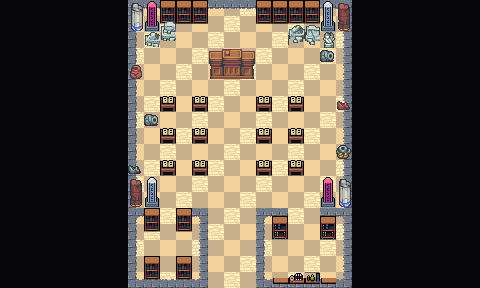

This game map was drawn from its Tiled (.tmx) file and the tilesets committed beside it. A one-line description and the trimmed map source follow:
An orthogonal 30x18 tile map with 16x16 px tiles, 4 tile layers (Collision, Background, Ground and Walls, Clutter), 3 tilesets and 34 objects.

<map version="1.10" tiledversion="1.11.2" orientation="orthogonal" renderorder="right-down" width="30" height="18" tilewidth="16" tileheight="16" infinite="0" nextlayerid="7" nextobjectid="92">
 <editorsettings>
  <export target="wastetown..tmx" format="tmx" />
 </editorsettings>
 <properties>
  <property name="dungeonEffect" value="{&quot;startBattleWithCard&quot;: [ &quot;Lorehold Excavation&quot; ]}" />
 </properties>
 <tileset firstgid="1" source="../../../../common/maps/tileset/main.tsx" />
 <tileset firstgid="10113" source="../../../../common/maps/tileset/buildings.tsx" />
 <tileset firstgid="11905" source="../../../../common/maps/tileset/dungeon/dungeon_bis.tsx" />
 <layer id="6" name="Collision" width="30" height="18">
  <data>[540 cells, 252 non-empty, 12 distinct tile ids]</data>
 </layer>
 <layer id="1" name="Background" width="30" height="18">
  <data>[540 cells, 539 non-empty, 5 distinct tile ids]</data>
 </layer>
 <layer id="2" name="Ground and Walls" width="30" height="18">
  <data>[540 cells, 95 non-empty, 22 distinct tile ids]</data>
 </layer>
 <layer id="3" name="Clutter" width="30" height="18">
  <properties>
   <property name="spriteLayer" type="bool" value="true" />
  </properties>
  <data>[540 cells, 116 non-empty, 39 distinct tile ids]</data>
 </layer>
 <objectgroup id="4" name="Objects">
  <object id="38" template="../../../../common/maps/obj/entry_up.tx" x="207.09" y="288.3" width="51" height="16">
   <properties>
    <property name="teleport" value="" />
   </properties>
  </object>
  <object id="50" template="../../../../common/maps/obj/enemy.tx" x="161.006" y="191.459">
   <properties>
    <property name="enemy" value="Alibou" />
    <property name="threatRange" type="int" value="20" />
   </properties>
  </object>
  <object id="52" template="../../../../common/maps/obj/gold.tx" x="270.167" y="270.5" />
  <object id="53" template="../../../../common/maps/obj/enemy.tx" x="223.16" y="41.762">
   <properties>
    <property name="effect" value="{&quot;startBattleWithCard&quot;: [&quot;Lorehold Campus&quot;, &quot;Lorehold Apprentice|STX&quot;]}" />
    <property name="enemy" value="Velomachus" />
    <property name="reward">[
  {
    "type": "item",
    "probability": 1,
    "count": 1,
    "itemName": "Lorehold Key"
  }
]
</property>
   </properties>
  </object>
  <object id="57" template="../../../../common/maps/obj/booster.tx" x="294.308" y="269.487">
   <properties>
    <property name="reward">[
  {
    "editions": [ "STX" ],
    "type": "card",
    "count": 10,
    "rarity": [ "Common" ]
  },
  {
    "editions": [ "STX" ],
    "type": "card",
    "count": 3,
    "rarity": [ "Uncommon" ]
  },
  {
    "editions": [ "STX" ],
    "type": "card",
    "count": 1,
    "rarity": [ "Rare", "Mythic Rare" ]
  }
]
</property>
   </properties>
  </object>
  <object id="58" template="../../../../common/maps/obj/manashards.tx" x="317.975" y="272.958" />
  <object id="59" template="../../../../common/maps/obj/enemy.tx" x="254.878" y="125.935">
   <properties>
    <property name="enemy" value="Plargg" />
    <property name="speedModifier" type="float" value="10" />
    <property name="threatRange" type="int" value="40" />
   </properties>
  </object>
  <object id="60" template="../../../../common/maps/obj/enemy.tx" x="191.392" y="125.555">
   <properties>
    <property name="enemy" value="Osgir" />
    <property name="speedModifier" type="float" value="10" />
    <property name="threatRange" type="int" value="40" />
   </properties>
  </object>
  <object id="61" template="../../../../common/maps/obj/enemy.tx" x="288.444" y="192.133">
   <properties>
    <property name="enemy" value="Quintorius" />
    <property name="threatRange" type="int" value="20" />
   </properties>
  </object>
  <object id="66" template="../../../../common/maps/obj/dialog.tx" x="190.333" y="219.583" width="80" height="15.5" visible="1">
   <properties>
    <property name="dialog">[
{
   "text": "The classrom ahead of you feels unusually old and dusty for a place that clearly sees a lot of use. At the class's front, a dragon pauses its lecture and gives you a derisive glare.
'Lorehold isn't accepting new students at the moment. Leave now, or you'll be nothing but another failure lost to history.'",
   "options": [{
      "name": "(Continue)", "action": [{"deleteMapObject":-1}]}]
}
]</property>
   </properties>
  </object>
  <object id="67" template="../../../../common/maps/obj/gate.tx" gid="1073745949" x="287.471" y="216.97" width="34.1665" height="20.1818" rotation="0">
   <properties>
    <property name="dialog">[{
    "text":"This gate is locked.",
    "options":[
    { "name":"Leave" },
    {      
        "name":"Unlock with Lorehold Key",     
        "condition":[{"item":"Lorehold Key"}],    
        "text":"The gate swings open.",
        "options":[{"name":"Continue", "action":[ {"deleteMapObject":69}, {"removeItem":"Lorehold Key"}, {"deleteMapObject":-1}]} ]
    }
    ]
}]</property>
   </properties>
  </object>
  <object id="68" template="../../../../common/maps/obj/scroll.tx" x="159.163" y="248.676">
   <properties>
    <property name="reward" value="[ { &quot;type&quot;: &quot;card&quot;, &quot;cardName&quot;: &quot;Furycalm Snarl&quot;, &quot;editions&quot;: [ &quot;STX&quot; ], &quot;count&quot;: 1 } ]" />
   </properties>
  </object>
  <object id="70" template="../../../../common/maps/obj/collision.tx" x="256.469" y="0.961627" width="63.2019" height="23.85" />
  <object id="71" template="../../../../common/maps/obj/collision.tx" x="143.442" y="0.424684" width="63.2019" height="23.85" />
  <object id="72" template="../../../../common/maps/obj/collision.tx" x="207.876" y="48.7495" width="47.6306" height="31.3672" />
  <object id="73" template="../../../../common/maps/obj/collision.tx" x="287.732" y="25.075" width="33.5352" height="17.5167" />
  <object id="74" template="../../../../common/maps/obj/collision.tx" x="319.899" y="1.90832" width="16.2019" height="60.5167" />
  <object id="75" template="../../../../common/maps/obj/collision.tx" x="336.899" y="2.74165" width="16.2019" height="26.85" />
  <object id="76" template="../../../../common/maps/obj/collision.tx" x="144.232" y="31.4083" width="16.2019" height="18.1834" />
  <object id="77" template="../../../../common/maps/obj/collision.tx" x="161.232" y="22.575" width="16.2019" height="18.1834" />
  <object id="78" template="../../../../common/maps/obj/collision.tx" x="128.899" y="12.575" width="16.2019" height="18.1834" />
  <object id="79" template="../../../../common/maps/obj/collision.tx" x="127.232" y="64.2416" width="12.8686" height="15.1834" />
  <object id="80" template="../../../../common/maps/obj/collision.tx" x="144.566" y="112.908" width="12.8686" height="12.1834" />
  <object id="81" template="../../../../common/maps/obj/collision.tx" x="142.232" y="177.575" width="16.2019" height="30.1834" />
  <object id="82" template="../../../../common/maps/obj/collision.tx" x="320.232" y="177.242" width="29.8686" height="30.1834" />
  <object id="83" template="../../../../common/maps/obj/collision.tx" x="334.899" y="144.242" width="16.2019" height="15.1834" />
  <object id="84" template="../../../../common/maps/obj/collision.tx" x="336.232" y="99.2416" width="16.2019" height="10.8501" />
  <object id="85" template="../../../../common/maps/obj/collision.tx" x="143.899" y="208.242" width="16.2019" height="22.1834" />
  <object id="86" template="../../../../common/maps/obj/collision.tx" x="175.566" y="208.908" width="16.2019" height="22.1834" />
  <object id="87" template="../../../../common/maps/obj/collision.tx" x="176.232" y="255.908" width="16.2019" height="22.1834" />
  <object id="88" template="../../../../common/maps/obj/collision.tx" x="142.899" y="256.908" width="16.2019" height="22.1834" />
  </objectgroup>
</map>
<!-- 3 of 34 objects omitted -->
